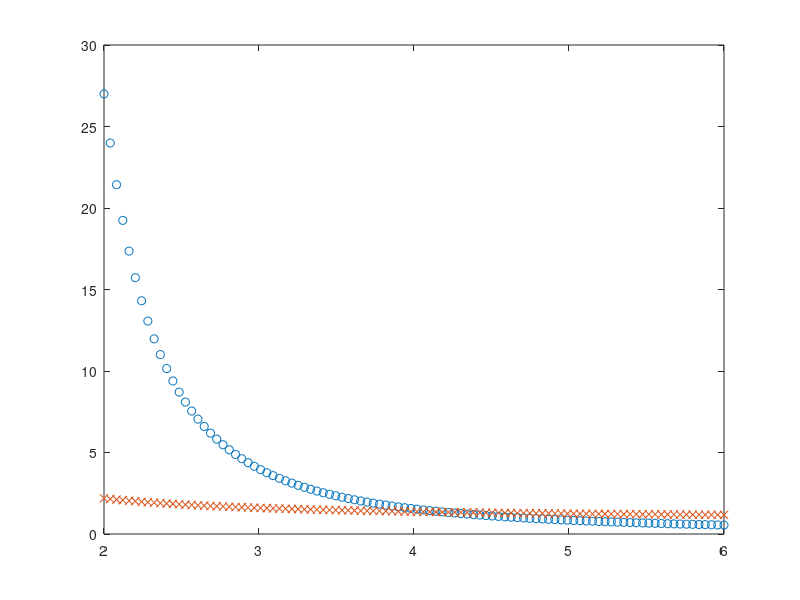

Write the MATLAB code that produced this figure.
function continfrac
f =@(x) (x+1)^3/(x-1)^4;
% f = @(x) (1+2*x)/(1+3*x+x^2);

n = 4;
% a = [1, 2, 0];
% b = [1, 3, 1];
% a = [1, 3, 3, 1];
for i = 1:n+1
    b(i) = (-1)^(n+1-i) * factorial(n)/(factorial(n+1-i)*factorial(i-1));
end
% d = zeros(4, 3);
% d(1,:) = b;
% d(2,:) = a;
% [M,~] = size(d);

% for i = 3:M
%     for j = 1:M+1-i
%         d(i,j) = d(i-1,1)*d(i-2,j+1) - d(i-2,1)*d(i-1,j+1);
%     end
% end

d = zeros(6,5);
d(1,:) = b;
d(2,:) = [1,3,3,1,0];
for i = 3:n+2
    for j = 1:n+3-i
        d(i,j) = d(i-1,1)*d(i-2,j+1) - d(i-2,1)*d(i-1,j+1);
    end
end
d
d = d(:, 1);
x = linspace(2, 6, 100);
for i = 1:100
    y1(i) = f(x(i));
    y2(i) = Efrac(d, x(i));
end
plot(x, y1, 'o', x, y2, 'x')

function y = frac(d, x)
y = d(end)/d(end-1);
for k = length(d)-1:-1:2
    y = d(k)/(d(k-1)+x*y);
end

function y = Efrac(d, x)
a = [d(2:end); 0];
b = d;
a(2:end) = x*a(2:end);
A0 = 0; A1 = a(1);
B0 = 1; B1 = b(1);
for i = 3:length(d)+1
    A2 = b(i-1)*A1 + a(i-1)*A0;
    A0 = A1; A1 = A2;
    B2 = b(i-1)*B1 + a(i-1)*B0;
    B0 = B1; B1 = B2;
end
y = A1/B1;